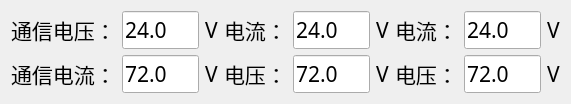
   <widget class="QWidget" name="layoutWidget">
    <property name="geometry">
     <rect>
      <x>310</x>
      <y>45</y>
      <width>571</width>
      <height>66</height>
     </rect>
    </property>
    <layout class="QGridLayout" name="gridLayout_22">
     <item row="0" column="0">
      <layout class="QGridLayout" name="gridLayout_2">
       <item row="0" column="0">
        <widget class="QLabel" name="label_operator_5">
         <property name="font">
          <font>
           <family>幼圆</family>
           <pointsize>16</pointsize>
          </font>
         </property>
         <property name="text">
          <string>通信电压：</string>
         </property>
         <property name="textFormat">
          <enum>Qt::AutoText</enum>
         </property>
        </widget>
       </item>
       <item row="0" column="1">
        <widget class="QLineEdit" name="lineEdit">
         <property name="font">
          <font>
           <family>幼圆</family>
           <pointsize>16</pointsize>
          </font>
         </property>
         <property name="text">
          <string>24.0</string>
         </property>
        </widget>
       </item>
       <item row="0" column="2">
        <widget class="QLabel" name="label_operator_21">
         <property name="font">
          <font>
           <family>幼圆</family>
           <pointsize>16</pointsize>
          </font>
         </property>
         <property name="text">
          <string>V</string>
         </property>
         <property name="textFormat">
          <enum>Qt::AutoText</enum>
         </property>
         <property name="alignment">
          <set>Qt::AlignCenter</set>
         </property>
        </widget>
       </item>
      </layout>
     </item>
     <item row="0" column="1">
      <layout class="QGridLayout" name="gridLayout_12">
       <item row="0" column="0">
        <widget class="QLabel" name="label_operator_7">
         <property name="font">
          <font>
           <family>幼圆</family>
           <pointsize>16</pointsize>
          </font>
         </property>
         <property name="text">
          <string>电流：</string>
         </property>
         <property name="textFormat">
          <enum>Qt::AutoText</enum>
         </property>
        </widget>
       </item>
       <item row="0" column="1">
        <widget class="QLineEdit" name="lineEdit_3">
         <property name="font">
          <font>
           <family>幼圆</family>
           <pointsize>16</pointsize>
          </font>
         </property>
         <property name="text">
          <string>24.0</string>
         </property>
        </widget>
       </item>
       <item row="0" column="2">
        <widget class="QLabel" name="label_operator_26">
         <property name="font">
          <font>
           <family>幼圆</family>
           <pointsize>16</pointsize>
          </font>
         </property>
         <property name="text">
          <string>V</string>
         </property>
         <property name="textFormat">
          <enum>Qt::AutoText</enum>
         </property>
         <property name="alignment">
          <set>Qt::AlignCenter</set>
         </property>
        </widget>
       </item>
      </layout>
     </item>
     <item row="0" column="2">
      <layout class="QGridLayout" name="gridLayout_20">
       <item row="0" column="0">
        <widget class="QLabel" name="label_operator_13">
         <property name="font">
          <font>
           <family>幼圆</family>
           <pointsize>16</pointsize>
          </font>
         </property>
         <property name="text">
          <string>电流：</string>
         </property>
         <property name="textFormat">
          <enum>Qt::AutoText</enum>
         </property>
        </widget>
       </item>
       <item row="0" column="1">
        <widget class="QLineEdit" name="lineEdit_8">
         <property name="font">
          <font>
           <family>幼圆</family>
           <pointsize>16</pointsize>
          </font>
         </property>
         <property name="text">
          <string>24.0</string>
         </property>
        </widget>
       </item>
       <item row="0" column="2">
        <widget class="QLabel" name="label_operator_40">
         <property name="font">
          <font>
           <family>幼圆</family>
           <pointsize>16</pointsize>
          </font>
         </property>
         <property name="text">
          <string>V</string>
         </property>
         <property name="textFormat">
          <enum>Qt::AutoText</enum>
         </property>
         <property name="alignment">
          <set>Qt::AlignCenter</set>
         </property>
        </widget>
       </item>
      </layout>
     </item>
     <item row="1" column="0">
      <layout class="QGridLayout" name="gridLayout_3">
       <item row="0" column="0">
        <widget class="QLabel" name="label_operator_6">
         <property name="font">
          <font>
           <family>幼圆</family>
           <pointsize>16</pointsize>
          </font>
         </property>
         <property name="text">
          <string>通信电流：</string>
         </property>
         <property name="textFormat">
          <enum>Qt::AutoText</enum>
         </property>
        </widget>
       </item>
       <item row="0" column="1">
        <widget class="QLineEdit" name="lineEdit_2">
         <property name="font">
          <font>
           <family>幼圆</family>
           <pointsize>16</pointsize>
          </font>
         </property>
         <property name="text">
          <string>72.0</string>
         </property>
        </widget>
       </item>
       <item row="0" column="2">
        <widget class="QLabel" name="label_operator_22">
         <property name="font">
          <font>
           <family>幼圆</family>
           <pointsize>16</pointsize>
          </font>
         </property>
         <property name="text">
          <string>V</string>
         </property>
         <property name="textFormat">
          <enum>Qt::AutoText</enum>
         </property>
         <property name="alignment">
          <set>Qt::AlignCenter</set>
         </property>
        </widget>
       </item>
      </layout>
     </item>
     <item row="1" column="1">
      <layout class="QGridLayout" name="gridLayout_19">
       <item row="0" column="0">
        <widget class="QLabel" name="label_operator_8">
         <property name="font">
          <font>
           <family>幼圆</family>
           <pointsize>16</pointsize>
          </font>
         </property>
         <property name="text">
          <string>电压：</string>
         </property>
         <property name="textFormat">
          <enum>Qt::AutoText</enum>
         </property>
        </widget>
       </item>
       <item row="0" column="1">
        <widget class="QLineEdit" name="lineEdit_4">
         <property name="font">
          <font>
           <family>幼圆</family>
           <pointsize>16</pointsize>
          </font>
         </property>
         <property name="text">
          <string>72.0</string>
         </property>
        </widget>
       </item>
       <item row="0" column="2">
        <widget class="QLabel" name="label_operator_28">
         <property name="font">
          <font>
           <family>幼圆</family>
           <pointsize>16</pointsize>
          </font>
         </property>
         <property name="text">
          <string>V</string>
         </property>
         <property name="textFormat">
          <enum>Qt::AutoText</enum>
         </property>
         <property name="alignment">
          <set>Qt::AlignCenter</set>
         </property>
        </widget>
       </item>
      </layout>
     </item>
     <item row="1" column="2">
      <layout class="QGridLayout" name="gridLayout_21">
       <item row="0" column="0">
        <widget class="QLabel" name="label_operator_18">
         <property name="font">
          <font>
           <family>幼圆</family>
           <pointsize>16</pointsize>
          </font>
         </property>
         <property name="text">
          <string>电压：</string>
         </property>
         <property name="textFormat">
          <enum>Qt::AutoText</enum>
         </property>
        </widget>
       </item>
       <item row="0" column="1">
        <widget class="QLineEdit" name="lineEdit_15">
         <property name="font">
          <font>
           <family>幼圆</family>
           <pointsize>16</pointsize>
          </font>
         </property>
         <property name="text">
          <string>72.0</string>
         </property>
        </widget>
       </item>
       <item row="0" column="2">
        <widget class="QLabel" name="label_operator_41">
         <property name="font">
          <font>
           <family>幼圆</family>
           <pointsize>16</pointsize>
          </font>
         </property>
         <property name="text">
          <string>V</string>
         </property>
         <property name="textFormat">
          <enum>Qt::AutoText</enum>
         </property>
         <property name="alignment">
          <set>Qt::AlignCenter</set>
         </property>
        </widget>
       </item>
      </layout>
     </item>
    </layout>
   </widget>
